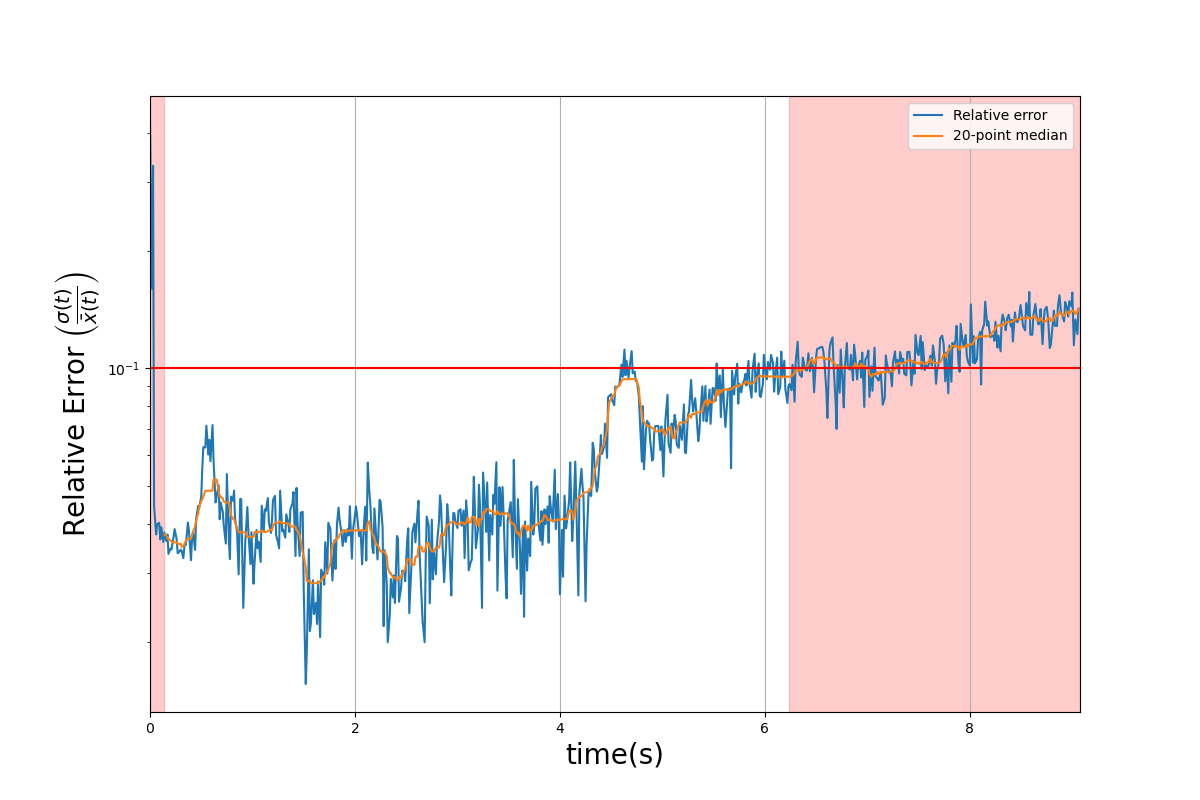
#> input picture figs/datapoint_selection_criteria.png, 1200 x 800 px
$ python -i process_images.py   (imports and definitions only)
#> lines starting #> are read from the running program, lines starting #| are printed output that depends on the picture; after the words box and inside, x2 and y2 are one past the last pixel; in counts of white or black regions, pixels touching at a corner belong together
### scripts/frame_time.py
#!/home/anik/anaconda3/envs/main/bin/python

'''_________________________________________________________________________________________________
Function to correct the time for the drop frames

Anik Mandal | Oct  29, 2025
_________________________________________________________________________________________________'''


import numpy as np
import random as rd

drop_rate = np.average([28.06, 29.08, 30.56])

def corrected_time(end_frame, start_frame=0, fps = 100, n_samples = 1000):
    ts = list(range(start_frame, int(end_frame * 100/(100-drop_rate)), 1))
    t_samples = np.array([sorted(rd.sample(ts, end_frame)) for i in range(n_samples)])

    t_med = np.median(t_samples, axis=0)/fps
    t_std  = np.std(t_samples, axis=0)/fps
    return t_med, t_std

N_frames = {
    '60_1' : 6354,
    '60_2' : 5408,
    '60_3' : 5850,
    '60_4' : 8476,
    '60_5' : 5328,
    '40_1' : 5271,
    '40_2' : 5172,
    '40_3' : 5375,
    '40_4' : 5274,
    '40_5' : 5765,
    '20_1' : 2847,
    '20_2' : 2777,
    '20_3' : 3491,
    '20_4' : 4378,
    '20_5' : 3270,
    '10_1' : 2658,
    '10_2' : 2833,
    '10_3' : 2709,
    '10_4' : 2933,
    '10_5' : 3890,
    '1000_1': 250,
    '1000_2': 214,
    '1000_3': 229,
    '900_1' : 402,
    '900_2' : 179,
    '900_3' : 219,
    '800_1' : 236,
    '800_2' : 324,
    '800_3' : 994,
    '700_1' : 348,
    '700_2' : 169,
    '700_3' : 182,
    '600_1' : 409,
    '600_2' : 201,
    '600_3' : 277,
    '500_1' : 271,
    '500_2' : 125,
    '500_3' : 236,
    '400_1' : 181,
    '400_2' : 168,
    '400_3' : 146,
    '300_1' : 235,
    '300_2' : 203,
    '300_3' : 187,
    '200_1' : 332,
    '200_2' : 280,
    '200_3' : 337
}

start_frames = {
    '60_1' : 56,
    '60_2' : 95,
    '60_3' : 125,
    '60_4' : 105,
    '60_5' : 114,
    '40_1' : 409,
    '40_2' : 74,
    '40_3' : 59,
    '40_4' : 102,
    '40_5' : 73,
    '20_1' : 134,
    '20_2' : 157,
    '20_3' : 131,
    '20_4' : 168,
    '20_5' : 123,
    '10_1' : 206,
    '10_2' : 211,
    '10_3' : 190,
    '10_4' : 226,
    '10_5' : 190,
    '1000_1': 56,
    '1000_2': 56,
    '1000_3': 26,
    '900_1' : 46,
    '900_2' : 31,
    '900_3' : 47,
    '800_1' : 5,
    '800_2' : 68,
    '800_3' : 23,
    '700_1' : 68,
    '700_2' : 48,
    '700_3' : 48,
    '600_1' : 175,
    '600_2' : 46,
    '600_3' : 51,
    '500_1' : 69,
    '500_2' : 11,
    '500_3' : 44,
    '400_1' : 34,
    '400_2' : 38,
    '400_3' : 22,
    '300_1' : 67,
    '300_2' : 61,
    '300_3' : 34,
    '200_1' : 50,
    '200_2' : 60,
    '200_3' : 54
}

### scripts/process_images.py
#!/home/anik/anaconda3/envs/main/bin/python

'''_________________________________________________________________________________________________
Script to multiprocess all the experimental images and to find the string length

Anik Mandal | Oct  29, 2025
_________________________________________________________________________________________________'''


import numpy as np
from scipy.stats import norm
from tqdm import tqdm
import multiprocessing
import json

from skimage import io
from skimage.filters import meijering, apply_hysteresis_threshold, gaussian, median
from skimage.morphology import binary_closing, disk, remove_small_objects, skeletonize
from skan import Skeleton, summarize

import sys
sys.path.append('../scripts/')
from frame_time import corrected_time, N_frames, start_frames

import warnings
# [1 line not run here, left out]


f_name = '60_5'
file_path = '../exp-data/20251201/28/'+f_name
output_file = '28-{:}-all-analysed'.format(f_name)
total_frames = N_frames['{:}'.format(f_name)]
start_frame = start_frames['{:}'.format(f_name)]

t_avg, t_sd = corrected_time(end_frame=(total_frames-start_frame))

num_imgs = 10000


# Calibration scale
calib_scale = 0.068e-3    # mm/px
effectiv_cell_area = 8e-5    # m^2
C = 16.23e-12    # f
cell_thickness = (effectiv_cell_area * 8.85e-12 / C) * 1e3    # mm

# [9 lines not run here, left out]


def framework(image, median_footprint=3, ridge_sigma=range(1, 4, 1), hysteresis_th=[0.10, 0.25], closing_footprint=3, obj_th=64, skleton_img=False):
    '''
    Main image analysis framework function which processes a given image.
    '''
    # Turning image to float format
    if image.dtype!= 'float':
        image = image.astype(float) / 255.0

    # Step-1 : Applying noise filters:
    denoised_image = median(image, footprint=np.ones(( median_footprint,  median_footprint)))

    # Step-2 : Detecting defect strings as ridge-like structure
    ridge_map = meijering(denoised_image, sigmas = ridge_sigma, black_ridges = True)

    # Step-3 : Segmenting with hysteresis
    binary_ridge_map = apply_hysteresis_threshold( ridge_map, low = hysteresis_th[0], high = hysteresis_th[1])

    # Step-4 : Refining and cleaning
    closed_map = binary_closing(binary_ridge_map, footprint = disk((closing_footprint)))
    cleaned_map = remove_small_objects(closed_map, min_size = obj_th)

    # Step-5 : Skeletonizing and measuring total length
    skleton = skeletonize(cleaned_map)
    skeleton_obj = Skeleton(skleton)
    summary_df  = summarize(skeleton_obj)
    total_length = summary_df['branch-distance'].sum()

    string_density = total_length  /  (image.size * calib_scale * cell_thickness)

    if skleton_img == True:
        return string_density, skleton
    else:
        return string_density


# [12 lines left out: function _perform_processing, not called in this run]


## processing::====================================================================================
# [7 lines not run here, left out]

## Storing data::==================================================================================

class NpEncoder(json.JSONEncoder):
    # [8 lines left out: function default, not called in this run]

# [5 lines not run here, left out]

#============================================|THE END|=============================================

>>> import cv2
>>> picture = cv2.imread('../figs/datapoint_selection_criteria.png', cv2.IMREAD_GRAYSCALE)
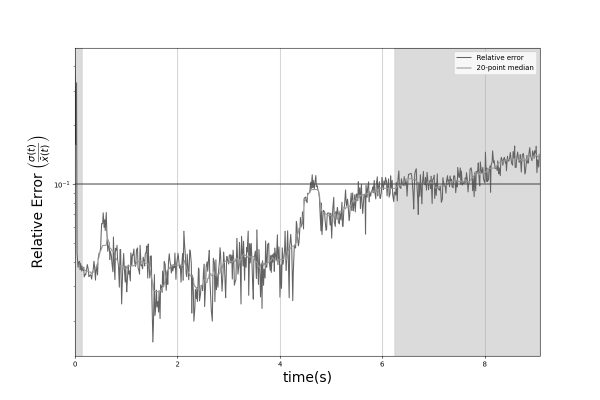
#> picture: shape (800, 1200) (shown at 1/2 size); min 0, max 255, mean 241.5
>>> result = framework(picture)
#> in framework, `binary_ridge_map = apply_hysteresis_threshold( ridge_map, low = hyster..`:
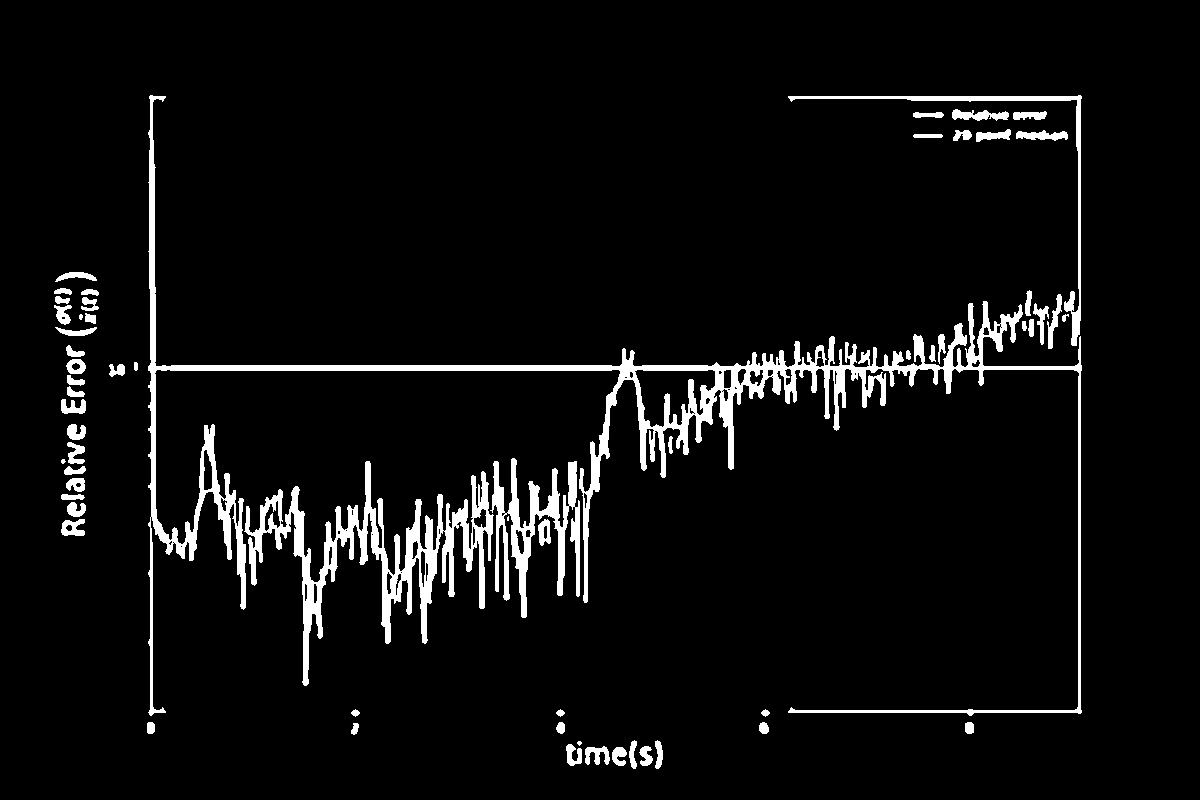
#> binary_ridge_map: shape (800, 1200) bool; 5.4% white; 62 white regions (4 under 20 px), largest, box (x1, y1, x2, y2) and area: (148, 95, 1082, 716) 24559, (244, 461, 494, 686) 11799, (490, 458, 580, 618) 4883
#> in framework, `skleton = skeletonize(cleaned_map)`:
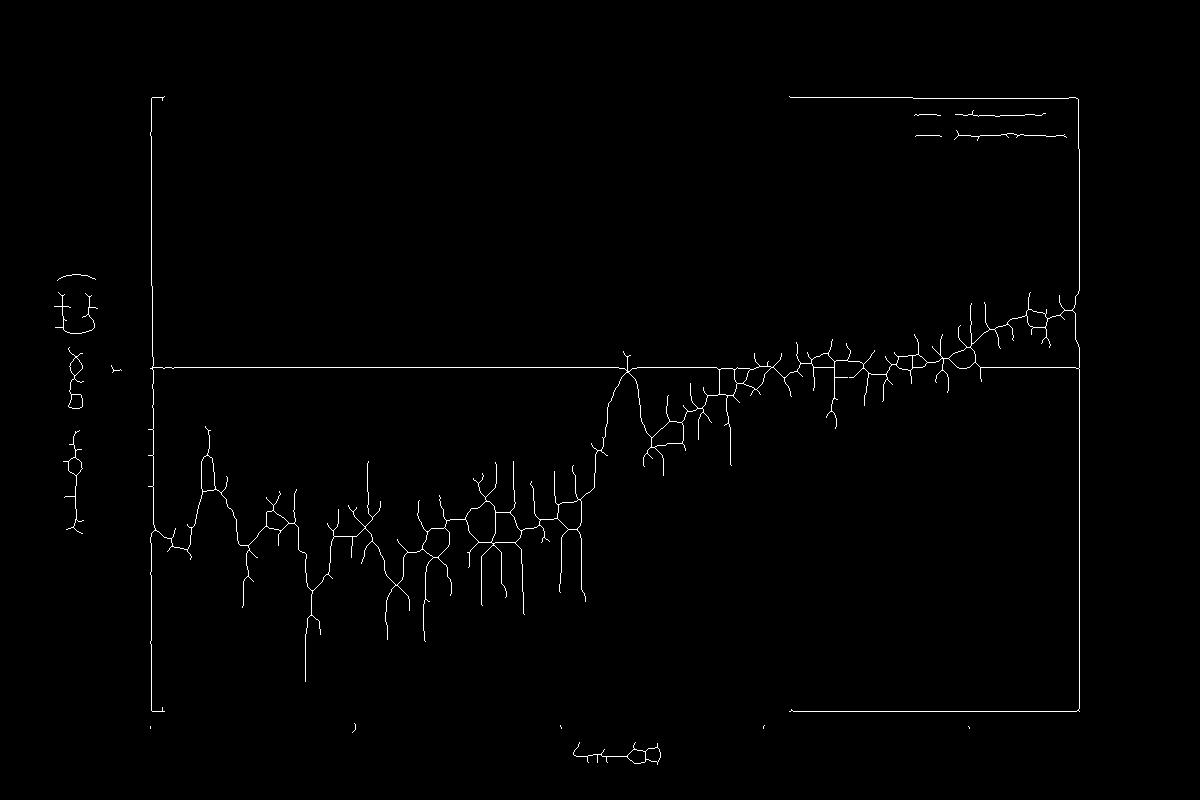
#> skleton: shape (800, 1200) bool; 0.82% white in thin lines or dots, all inside (x1, y1, x2, y2) = (54, 96, 1080, 765)
#> (the run stopped early here; a loop or call above may not have finished)

$ run again, on figs/10V-rho_dyn.png
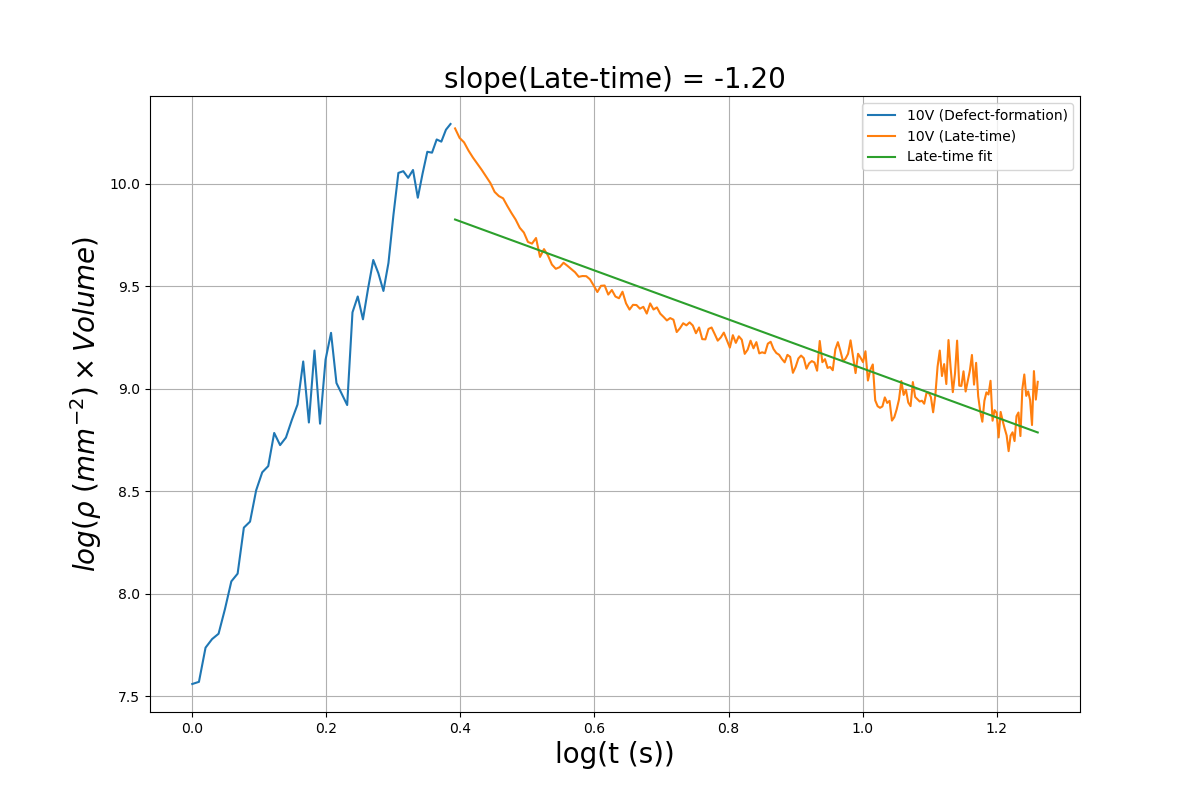
#> input picture figs/10V-rho_dyn.png, 1200 x 800 px
#> in framework, `binary_ridge_map = apply_hysteresis_threshold( ridge_map, low = hyster..`:
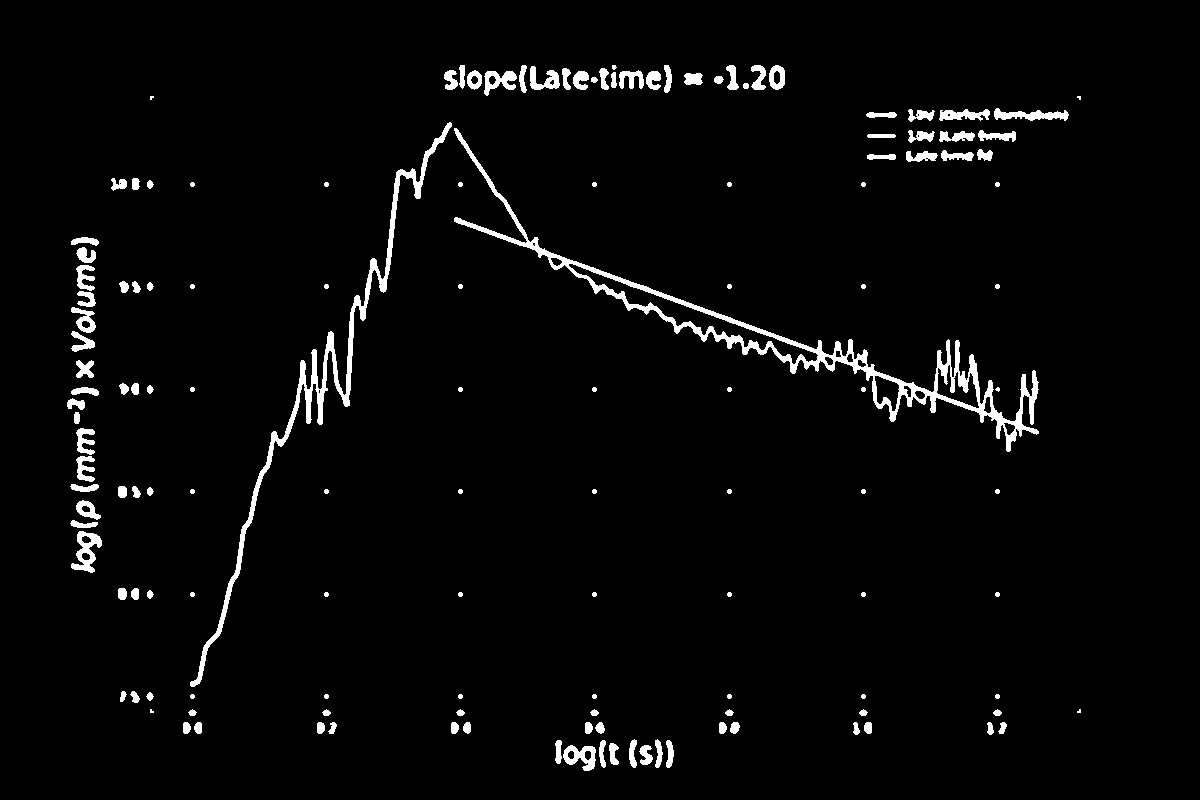
#> binary_ridge_map: shape (800, 1200) bool; 3% white; 142 white regions (6 under 20 px), largest, box (x1, y1, x2, y2) and area: (454, 128, 1039, 452) 8675, (190, 122, 452, 687) 5097, (71, 531, 102, 573) 604
#> closed_map: shape (800, 1200) bool; 3.6% white; 90 white regions (5 under 20 px), largest, box (x1, y1, x2, y2) and area: (190, 122, 1039, 687) 16160, (444, 65, 672, 96) 3641, (71, 237, 99, 352) 1832
#> in framework, `skleton = skeletonize(cleaned_map)`:
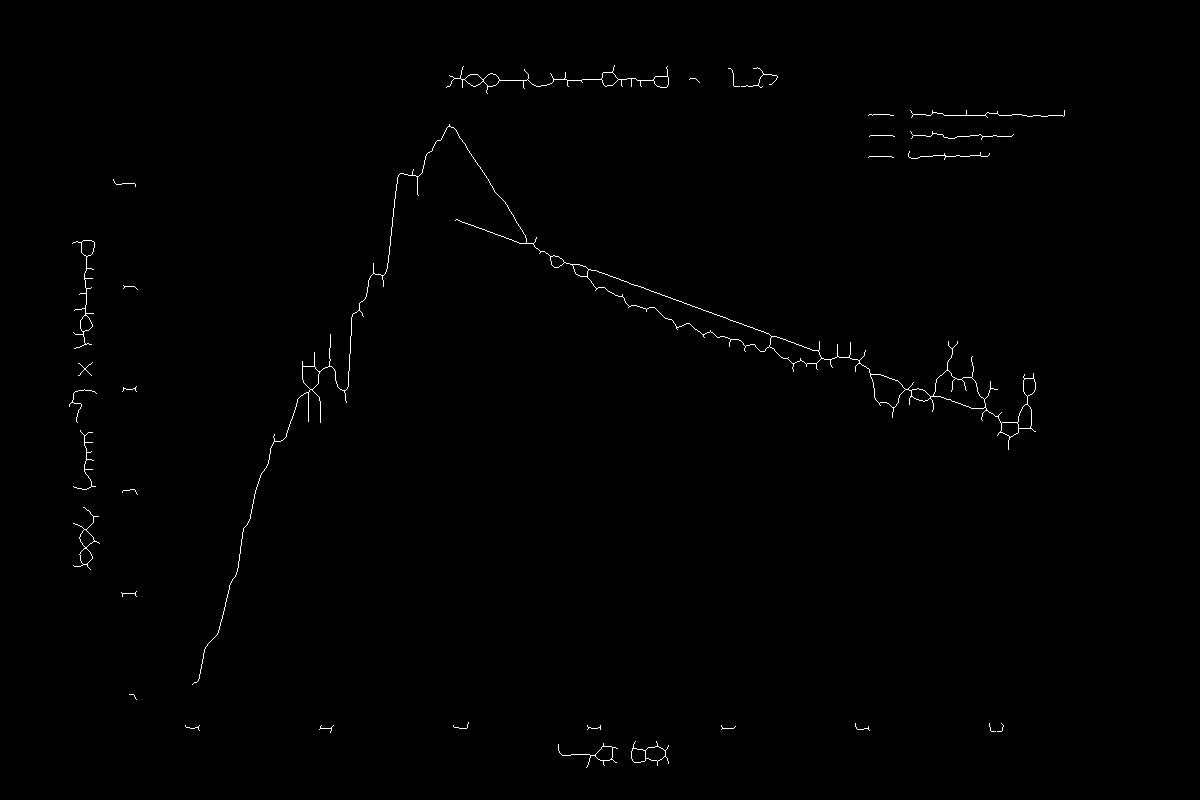
#> skleton: shape (800, 1200) bool; 0.48% white in thin lines or dots, all inside (x1, y1, x2, y2) = (69, 65, 1065, 768)
